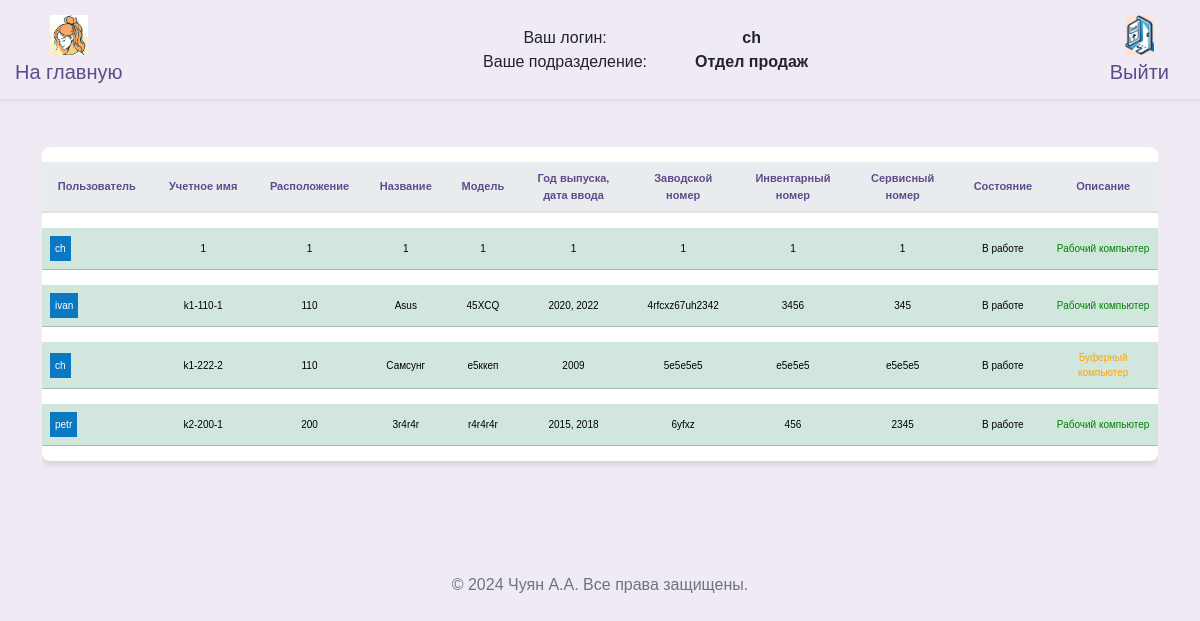
Before: /arms_guest (signed in) with the older database file.
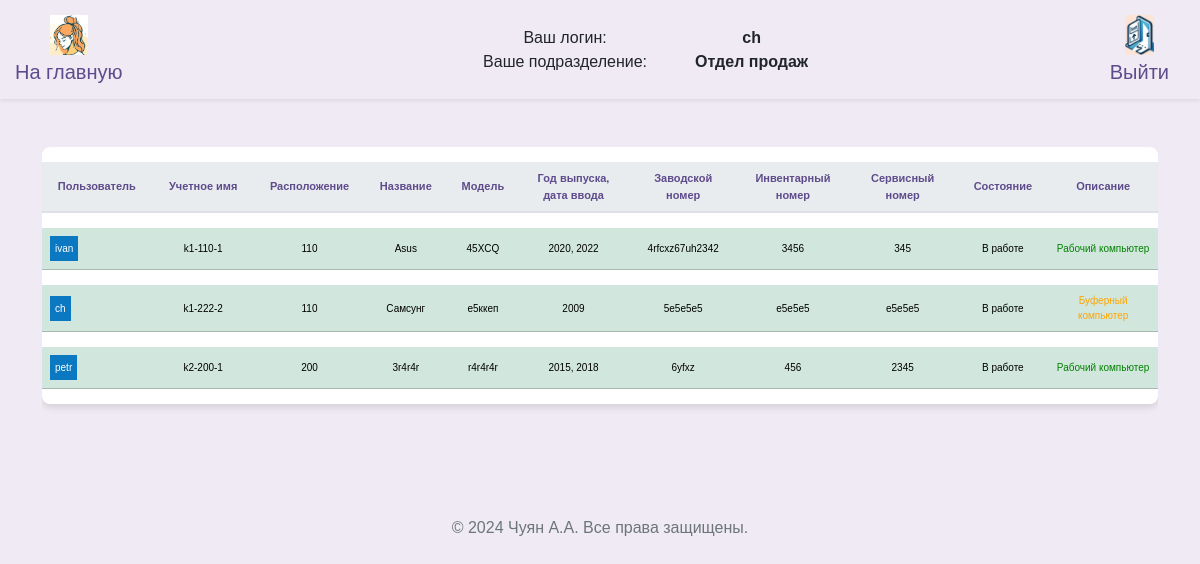
After: the same page with the newer database file.
### src/database/models.py (models this page shows, shortened)
class Worker(Base):
    __tablename__ = "worker"
    id = Column(Integer, primary_key=True)
    role = Column(Enum(Role), default=Role.guest)
    fio = Column(String)
    name = Column(String, unique=True)
    password = Column(String)
    department = Column(String)
    position = Column(String)
    description = Column(String, default=None)
    conn_worker_arm = relationship(
        "Arm", back_populates="conn_arm_worker"
    )

class Arm(Base):
    __tablename__ = "arm"
    id = Column(Integer, primary_key=True)
    title = Column(String, unique=True)
    department_arm = Column(String)
    location = Column(String)
    name = Column(String)
    model = Column(String)
    release = Column(String)
    num_serial = Column(String)
    num_invent = Column(String)
    num_service = Column(String)
    price = Column(String)
    formular = Column(String)
    state = Column(String)
    description = Column(String, default=None)
    description2 = Column(String, default=None)
    description3 = Column(String, default=None)
    id_worker = Column(Integer, ForeignKey("worker.id"), default=1)
    conn_arm_worker = relationship(
        "Worker", back_populates="conn_worker_arm"
    )

### src/frontend/router.py (the view)
@router.get("/arms")
async def get_arms(
    request: Request,
    worker: Worker = Depends(get_worker_or_redirect),
    session: AsyncSession = Depends(get_session),
):
    data = await CRUDArm.get_all_arm_sorted(session)
    data_worker = await CRUDWorker.get_all(session)
    return templates.TemplateResponse(
        "arms/index.html",
        {"request": request, "worker": worker, "data": data, "data_worker": data_worker},
    )

### src/frontend/template/guest/arms.html (shortened to what this page needs)
{% extends "base/base.html" %}
{% block content %}
<head>
</head>
<div class="row">
  <div class="col-12">
    <div class="table-responsive">
      <table class="table table-hover table-shadow table-rounded">
        <thead>
          <tr>
            <th scope="col" >Пользователь</th>
            <th scope="col" >Учетное имя</th>
            <th scope="col" >Расположение</th>
            <th scope="col" >Название</th>
            <th scope="col" >Модель</th>
            <th scope="col" >Год выпуска, дата ввода</th>
            <th scope="col" >Заводской номер</th>
            <th scope="col" >Инвентарный номер</th>
            <th scope="col" >Сервисный номер</th>
            <th scope="col" >Состояние</th>
            <th scope="col" >Описание</th>
          </tr>
        </thead>
        <tbody class="text-center">
          {% for tuple in data %}
            {% set object = tuple %}
              {% if object.department_arm == worker.department %}
                {% for tuple2 in data_worker %}
                  {% if tuple2.id == object.id_worker %}
                    {% set varUserName = tuple2.name %}
                    {% set varUserId = tuple2.id %}
                    <tr class="table-success">
                      <td>
                        <div style="display: flex;">
                          <span style="padding: 5px;
                            {% if varUserName == 'Нет пользователя' %}
                              background-color: #ff0000;
                            {% else %}
                              background-color: #0b79c2;
                            {% endif %}
                            color: white;">
                            {{varUserName}}
                          </span>
                        </div>
                      </td>
                      <td>{{ object.title }}</td>
                      <td>{{ object.location }}</td>
                      <td>{{ object.name }}</td>
                      <td>{{ object.model }}</td>
                      <td>{{ object.release }}</td>
                      <td>{{ object.num_serial }}</td>
                      <td>{{ object.num_invent }}</td>
                      <td>{{ object.num_service }}</td>
                      <td>{{ object.state }}</td>
                      <td {% if object.description == "Буферный компьютер" %}style="color: orange;"{% elif object.description == "Абонентский терминал" %}style="color: blue;"{% elif object.description == "Рабочий компьютер" %}style="color: green;"{% endif %}>{{ object.description }}</td>
                    </tr>
                {% endif %}
              {% endfor %}
            {% endif %}
          {% endfor %}
        </tbody>
      </table>
    </div>
  </div>
</div>
{% endblock %}

### src/frontend/template/base/nav.html (shortened to what this page needs)
<nav class="navbar navbar-expand-lg navbar-light shadow-sm">
  <div class="container-fluid d-flex justify-content-between align-items-center">
    <a class="navbar-brand" href="/">
      <img src="/frontend/assets/img/logo_min.jpg" alt="Инвентарный учет Logo" id="brand-logo" style="max-height: 40px;">
      <span>На главную</span>
    </a>
    <div class="user-info">
      <div class="d-flex align-items-center">
        <span class="label">Ваш логин:</span>
        <span class="value">{{ worker.name }}</span>
      </div>
      <div class="d-flex align-items-center">
        <span class="label">Ваше подразделение:</span>
        <span class="value">{{ worker.department }}</span>
      </div>
    </div>
    <a class="navbar-brand" href="/logout">
      <img src="/frontend/assets/img/icon_exit.jpg" alt="Выход" id="exit" style="max-height: 40px;">
      <span>Выйти</span>
    </a>
  </div>
</nav>

Changed rows visible on the page:
removed Arm: title "1", location "1", name "1", model "1", release "1", num_serial "1", num_invent "1", num_service "1", state "В работе", description "Рабочий компьютер", Worker (name "ch")
